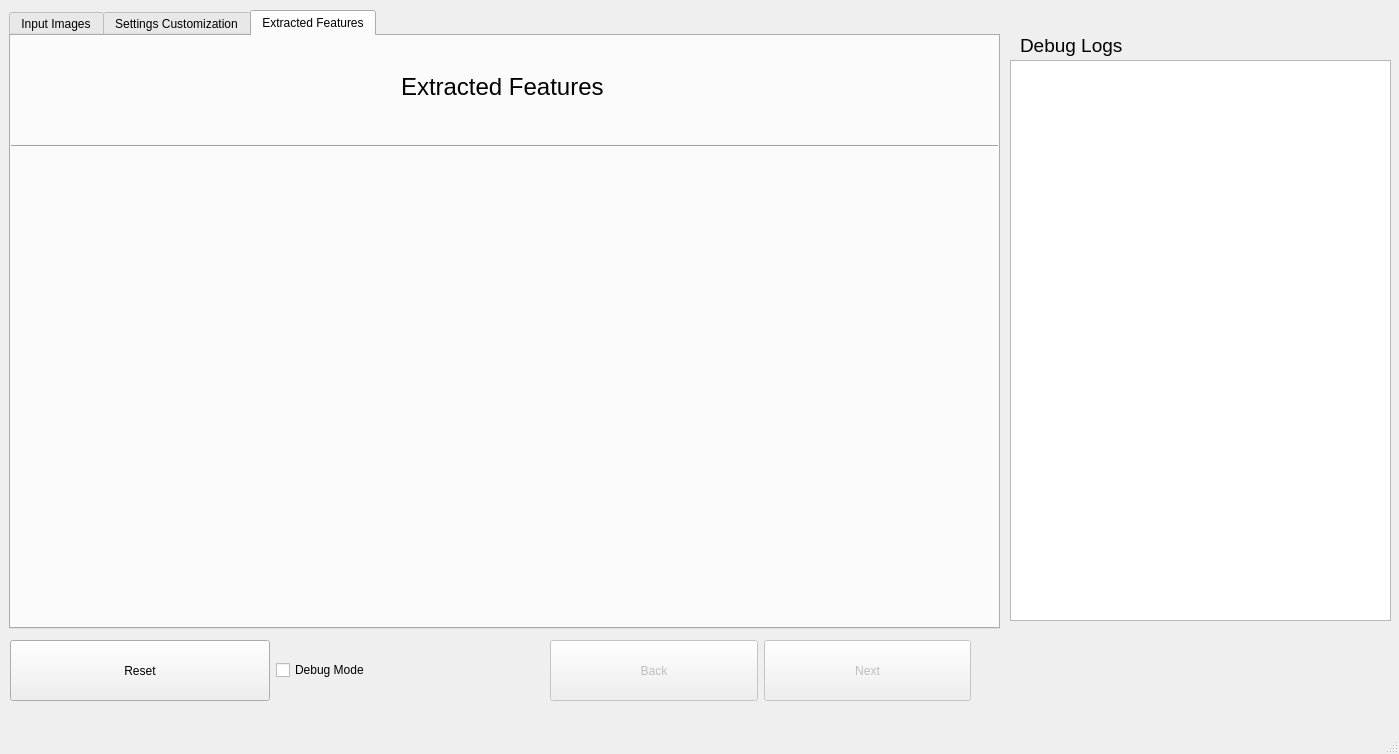
<?xml version="1.0" encoding="UTF-8"?>
<ui version="4.0">
 <class>MainWindow</class>
 <widget class="QMainWindow" name="MainWindow">
  <property name="geometry">
   <rect>
    <x>0</x>
    <y>0</y>
    <width>1399</width>
    <height>754</height>
   </rect>
  </property>
  <property name="minimumSize">
   <size>
    <width>1010</width>
    <height>754</height>
   </size>
  </property>
  <property name="maximumSize">
   <size>
    <width>1920</width>
    <height>1980</height>
   </size>
  </property>
  <property name="windowTitle">
   <string>MainWindow</string>
  </property>
  <property name="autoFillBackground">
   <bool>false</bool>
  </property>
  <widget class="QWidget" name="centralwidget">
   <property name="minimumSize">
    <size>
     <width>800</width>
     <height>600</height>
    </size>
   </property>
   <property name="maximumSize">
    <size>
     <width>1920</width>
     <height>1080</height>
    </size>
   </property>
   <widget class="QTabWidget" name="tabWidget">
    <property name="enabled">
     <bool>true</bool>
    </property>
    <property name="geometry">
     <rect>
      <x>9</x>
      <y>10</y>
      <width>991</width>
      <height>619</height>
     </rect>
    </property>
    <property name="minimumSize">
     <size>
      <width>800</width>
      <height>600</height>
     </size>
    </property>
    <property name="maximumSize">
     <size>
      <width>1920</width>
      <height>1080</height>
     </size>
    </property>
    <property name="cursor">
     <cursorShape>ArrowCursor</cursorShape>
    </property>
    <property name="autoFillBackground">
     <bool>false</bool>
    </property>
    <property name="currentIndex">
     <number>2</number>
    </property>
    <property name="documentMode">
     <bool>false</bool>
    </property>
    <property name="tabsClosable">
     <bool>false</bool>
    </property>
    <property name="tabBarAutoHide">
     <bool>false</bool>
    </property>
    <widget class="QWidget" name="input_tab">
     <property name="enabled">
      <bool>true</bool>
     </property>
     <property name="contextMenuPolicy">
      <enum>Qt::ActionsContextMenu</enum>
     </property>
     <attribute name="title">
      <string>Input Images</string>
     </attribute>
     <widget class="QWidget" name="horizontalLayoutWidget">
      <property name="geometry">
       <rect>
        <x>20</x>
        <y>160</y>
        <width>951</width>
        <height>81</height>
       </rect>
      </property>
      <layout class="QHBoxLayout" name="horizontalLayout">
       <item>
        <widget class="QLabel" name="label">
         <property name="font">
          <font>
           <pointsize>12</pointsize>
          </font>
         </property>
         <property name="text">
          <string>Do you want to process a single image or a batch of image? </string>
         </property>
        </widget>
       </item>
       <item>
        <spacer name="horizontalSpacer">
         <property name="orientation">
          <enum>Qt::Horizontal</enum>
         </property>
         <property name="sizeHint" stdset="0">
          <size>
           <width>40</width>
           <height>20</height>
          </size>
         </property>
        </spacer>
       </item>
       <item>
        <widget class="QRadioButton" name="single_image_radio">
         <property name="enabled">
          <bool>true</bool>
         </property>
         <property name="font">
          <font>
           <pointsize>9</pointsize>
          </font>
         </property>
         <property name="text">
          <string>Single Image</string>
         </property>
         <property name="checkable">
          <bool>true</bool>
         </property>
         <property name="autoRepeat">
          <bool>false</bool>
         </property>
        </widget>
       </item>
       <item>
        <widget class="QRadioButton" name="batch_images_radio">
         <property name="font">
          <font>
           <pointsize>9</pointsize>
          </font>
         </property>
         <property name="text">
          <string>Batch of images</string>
         </property>
         <property name="checked">
          <bool>false</bool>
         </property>
        </widget>
       </item>
      </layout>
     </widget>
     <widget class="QLabel" name="label_2">
      <property name="geometry">
       <rect>
        <x>230</x>
        <y>10</y>
        <width>651</width>
        <height>81</height>
       </rect>
      </property>
      <property name="font">
       <font>
        <pointsize>18</pointsize>
       </font>
      </property>
      <property name="text">
       <string> Please provide some image(s) and ROI(s) </string>
      </property>
     </widget>
     <widget class="Line" name="line">
      <property name="geometry">
       <rect>
        <x>-230</x>
        <y>100</y>
        <width>2281</width>
        <height>20</height>
       </rect>
      </property>
      <property name="orientation">
       <enum>Qt::Horizontal</enum>
      </property>
     </widget>
     <widget class="QWidget" name="verticalLayoutWidget_2">
      <property name="geometry">
       <rect>
        <x>20</x>
        <y>300</y>
        <width>871</width>
        <height>81</height>
       </rect>
      </property>
      <layout class="QVBoxLayout" name="verticalLayout_3">
       <item>
        <layout class="QHBoxLayout" name="horizontalLayout_2">
         <item>
          <widget class="QLabel" name="label_3">
           <property name="minimumSize">
            <size>
             <width>100</width>
             <height>0</height>
            </size>
           </property>
           <property name="font">
            <font>
             <pointsize>12</pointsize>
            </font>
           </property>
           <property name="text">
            <string>Select image </string>
           </property>
          </widget>
         </item>
         <item>
          <spacer name="horizontalSpacer_2">
           <property name="orientation">
            <enum>Qt::Horizontal</enum>
           </property>
           <property name="sizeType">
            <enum>QSizePolicy::Minimum</enum>
           </property>
           <property name="sizeHint" stdset="0">
            <size>
             <width>40</width>
             <height>20</height>
            </size>
           </property>
          </spacer>
         </item>
         <item>
          <widget class="QPushButton" name="upload_image_btn">
           <property name="enabled">
            <bool>false</bool>
           </property>
           <property name="text">
            <string>Upload image</string>
           </property>
          </widget>
         </item>
        </layout>
       </item>
       <item>
        <widget class="QLabel" name="label_image_path">
         <property name="sizePolicy">
          <sizepolicy hsizetype="Preferred" vsizetype="Preferred">
           <horstretch>0</horstretch>
           <verstretch>0</verstretch>
          </sizepolicy>
         </property>
         <property name="maximumSize">
          <size>
           <width>16777215</width>
           <height>13777215</height>
          </size>
         </property>
         <property name="text">
          <string/>
         </property>
         <property name="alignment">
          <set>Qt::AlignRight|Qt::AlignTrailing|Qt::AlignVCenter</set>
         </property>
        </widget>
       </item>
      </layout>
     </widget>
     <widget class="QWidget" name="verticalLayoutWidget_3">
      <property name="geometry">
       <rect>
        <x>20</x>
        <y>400</y>
        <width>871</width>
        <height>81</height>
       </rect>
      </property>
      <layout class="QVBoxLayout" name="verticalLayout_4">
       <item>
        <layout class="QHBoxLayout" name="horizontalLayout_3">
         <item>
          <widget class="QLabel" name="label_4">
           <property name="font">
            <font>
             <pointsize>12</pointsize>
            </font>
           </property>
           <property name="text">
            <string>Select ROI </string>
           </property>
          </widget>
         </item>
         <item>
          <spacer name="horizontalSpacer_3">
           <property name="orientation">
            <enum>Qt::Horizontal</enum>
           </property>
           <property name="sizeType">
            <enum>QSizePolicy::Minimum</enum>
           </property>
           <property name="sizeHint" stdset="0">
            <size>
             <width>40</width>
             <height>20</height>
            </size>
           </property>
          </spacer>
         </item>
         <item>
          <widget class="QPushButton" name="upload_ROI_btn">
           <property name="enabled">
            <bool>false</bool>
           </property>
           <property name="text">
            <string>Upload ROI</string>
           </property>
          </widget>
         </item>
        </layout>
       </item>
       <item>
        <widget class="QLabel" name="label_ROI_path">
         <property name="sizePolicy">
          <sizepolicy hsizetype="Preferred" vsizetype="Preferred">
           <horstretch>0</horstretch>
           <verstretch>0</verstretch>
          </sizepolicy>
         </property>
         <property name="maximumSize">
          <size>
           <width>16777215</width>
           <height>13777215</height>
          </size>
         </property>
         <property name="text">
          <string/>
         </property>
         <property name="alignment">
          <set>Qt::AlignRight|Qt::AlignTrailing|Qt::AlignVCenter</set>
         </property>
        </widget>
       </item>
      </layout>
     </widget>
     <widget class="QWidget" name="verticalLayoutWidget_4">
      <property name="geometry">
       <rect>
        <x>20</x>
        <y>500</y>
        <width>871</width>
        <height>81</height>
       </rect>
      </property>
      <layout class="QVBoxLayout" name="verticalLayout_5">
       <item>
        <layout class="QHBoxLayout" name="horizontalLayout_9">
         <item>
          <layout class="QHBoxLayout" name="horizontalLayout_4">
           <item>
            <widget class="QLabel" name="label_5">
             <property name="font">
              <font>
               <pointsize>12</pointsize>
              </font>
             </property>
             <property name="text">
              <string>Select Batch of Images (csv file)</string>
             </property>
            </widget>
           </item>
           <item>
            <spacer name="horizontalSpacer_4">
             <property name="orientation">
              <enum>Qt::Horizontal</enum>
             </property>
             <property name="sizeType">
              <enum>QSizePolicy::Minimum</enum>
             </property>
             <property name="sizeHint" stdset="0">
              <size>
               <width>40</width>
               <height>20</height>
              </size>
             </property>
            </spacer>
           </item>
           <item>
            <widget class="QPushButton" name="upload_csv_btn">
             <property name="enabled">
              <bool>false</bool>
             </property>
             <property name="text">
              <string>Upload batch file</string>
             </property>
             <property name="flat">
              <bool>false</bool>
             </property>
            </widget>
           </item>
          </layout>
         </item>
        </layout>
       </item>
       <item>
        <widget class="QLabel" name="label_csv_path">
         <property name="sizePolicy">
          <sizepolicy hsizetype="Preferred" vsizetype="Preferred">
           <horstretch>0</horstretch>
           <verstretch>0</verstretch>
          </sizepolicy>
         </property>
         <property name="maximumSize">
          <size>
           <width>16777215</width>
           <height>13777215</height>
          </size>
         </property>
         <property name="text">
          <string/>
         </property>
         <property name="alignment">
          <set>Qt::AlignRight|Qt::AlignTrailing|Qt::AlignVCenter</set>
         </property>
        </widget>
       </item>
      </layout>
     </widget>
    </widget>
    <widget class="QWidget" name="settings_tab">
     <property name="enabled">
      <bool>true</bool>
     </property>
     <property name="cursor">
      <cursorShape>ArrowCursor</cursorShape>
     </property>
     <property name="mouseTracking">
      <bool>false</bool>
     </property>
     <property name="tabletTracking">
      <bool>false</bool>
     </property>
     <attribute name="title">
      <string>Settings Customization</string>
     </attribute>
     <widget class="QLabel" name="label_6">
      <property name="geometry">
       <rect>
        <x>290</x>
        <y>10</y>
        <width>501</width>
        <height>81</height>
       </rect>
      </property>
      <property name="font">
       <font>
        <pointsize>18</pointsize>
       </font>
      </property>
      <property name="text">
       <string>Modify settings before extraction</string>
      </property>
     </widget>
     <widget class="Line" name="line_2">
      <property name="geometry">
       <rect>
        <x>-230</x>
        <y>100</y>
        <width>2281</width>
        <height>20</height>
       </rect>
      </property>
      <property name="orientation">
       <enum>Qt::Horizontal</enum>
      </property>
     </widget>
     <widget class="QGroupBox" name="groupBox">
      <property name="geometry">
       <rect>
        <x>30</x>
        <y>130</y>
        <width>221</width>
        <height>431</height>
       </rect>
      </property>
      <property name="title">
       <string>Select Features</string>
      </property>
      <widget class="QWidget" name="verticalLayoutWidget">
       <property name="geometry">
        <rect>
         <x>10</x>
         <y>30</y>
         <width>201</width>
         <height>391</height>
        </rect>
       </property>
       <layout class="QVBoxLayout" name="verticalLayout">
        <item>
         <widget class="QCheckBox" name="checkbox_first_order">
          <property name="text">
           <string>first order</string>
          </property>
         </widget>
        </item>
        <item>
         <widget class="QCheckBox" name="checkbox_glcm">
          <property name="text">
           <string>glcm</string>
          </property>
         </widget>
        </item>
        <item>
         <widget class="QCheckBox" name="checkbox_gldm">
          <property name="text">
           <string>gldm</string>
          </property>
         </widget>
        </item>
        <item>
         <widget class="QCheckBox" name="checkbox_glrlm">
          <property name="text">
           <string>glrlm</string>
          </property>
         </widget>
        </item>
        <item>
         <widget class="QCheckBox" name="checkbox_glszm">
          <property name="text">
           <string>glszm</string>
          </property>
         </widget>
        </item>
        <item>
         <widget class="QCheckBox" name="checkbox_ngtdm">
          <property name="text">
           <string>ngtdm</string>
          </property>
         </widget>
        </item>
        <item>
         <widget class="QCheckBox" name="checkbox_shape">
          <property name="text">
           <string>shape</string>
          </property>
         </widget>
        </item>
        <item>
         <widget class="QCheckBox" name="checkbox_shape_2D">
          <property name="text">
           <string>shape2D</string>
          </property>
         </widget>
        </item>
        <item>
         <widget class="QPushButton" name="select_all_none_btn">
          <property name="text">
           <string>Select All</string>
          </property>
         </widget>
        </item>
       </layout>
      </widget>
     </widget>
     <widget class="QGroupBox" name="groupBox_2">
      <property name="enabled">
       <bool>false</bool>
      </property>
      <property name="geometry">
       <rect>
        <x>280</x>
        <y>130</y>
        <width>661</width>
        <height>151</height>
       </rect>
      </property>
      <property name="title">
       <string>Resampling and Filtering</string>
      </property>
      <widget class="QWidget" name="horizontalLayoutWidget_6">
       <property name="geometry">
        <rect>
         <x>10</x>
         <y>30</y>
         <width>641</width>
         <height>51</height>
        </rect>
       </property>
       <layout class="QHBoxLayout" name="horizontalLayout_6">
        <item>
         <widget class="QLabel" name="label_7">
          <property name="text">
           <string>Resampled voxel size</string>
          </property>
         </widget>
        </item>
        <item>
         <spacer name="horizontalSpacer_5">
          <property name="orientation">
           <enum>Qt::Horizontal</enum>
          </property>
          <property name="sizeHint" stdset="0">
           <size>
            <width>40</width>
            <height>20</height>
           </size>
          </property>
         </spacer>
        </item>
        <item>
         <widget class="QSpinBox" name="spinBox"/>
        </item>
       </layout>
      </widget>
      <widget class="QWidget" name="horizontalLayoutWidget_7">
       <property name="geometry">
        <rect>
         <x>10</x>
         <y>90</y>
         <width>641</width>
         <height>51</height>
        </rect>
       </property>
       <layout class="QHBoxLayout" name="horizontalLayout_7">
        <item>
         <widget class="QLabel" name="label_8">
          <property name="text">
           <string>Log kernel sizes</string>
          </property>
         </widget>
        </item>
        <item>
         <spacer name="horizontalSpacer_6">
          <property name="orientation">
           <enum>Qt::Horizontal</enum>
          </property>
          <property name="sizeHint" stdset="0">
           <size>
            <width>40</width>
            <height>20</height>
           </size>
          </property>
         </spacer>
        </item>
        <item>
         <widget class="QSpinBox" name="spinBox_2"/>
        </item>
       </layout>
      </widget>
     </widget>
    </widget>
    <widget class="QWidget" name="features_tab">
     <attribute name="title">
      <string>Extracted Features</string>
     </attribute>
     <widget class="QLabel" name="label_9">
      <property name="geometry">
       <rect>
        <x>390</x>
        <y>10</y>
        <width>251</width>
        <height>81</height>
       </rect>
      </property>
      <property name="font">
       <font>
        <pointsize>18</pointsize>
       </font>
      </property>
      <property name="text">
       <string>Extracted Features</string>
      </property>
     </widget>
     <widget class="Line" name="line_5">
      <property name="geometry">
       <rect>
        <x>-230</x>
        <y>100</y>
        <width>2281</width>
        <height>20</height>
       </rect>
      </property>
      <property name="orientation">
       <enum>Qt::Horizontal</enum>
      </property>
     </widget>
    </widget>
   </widget>
   <widget class="QWidget" name="horizontalLayoutWidget_5">
    <property name="geometry">
     <rect>
      <x>550</x>
      <y>640</y>
      <width>421</width>
      <height>61</height>
     </rect>
    </property>
    <layout class="QHBoxLayout" name="horizontalLayout_5">
     <item>
      <widget class="QPushButton" name="back_btn">
       <property name="enabled">
        <bool>false</bool>
       </property>
       <property name="sizePolicy">
        <sizepolicy hsizetype="Minimum" vsizetype="Preferred">
         <horstretch>0</horstretch>
         <verstretch>0</verstretch>
        </sizepolicy>
       </property>
       <property name="text">
        <string>Back</string>
       </property>
      </widget>
     </item>
     <item>
      <widget class="QPushButton" name="next_btn">
       <property name="enabled">
        <bool>false</bool>
       </property>
       <property name="sizePolicy">
        <sizepolicy hsizetype="Minimum" vsizetype="Preferred">
         <horstretch>0</horstretch>
         <verstretch>0</verstretch>
        </sizepolicy>
       </property>
       <property name="autoFillBackground">
        <bool>false</bool>
       </property>
       <property name="text">
        <string>Next</string>
       </property>
       <property name="autoRepeat">
        <bool>false</bool>
       </property>
      </widget>
     </item>
    </layout>
   </widget>
   <widget class="QWidget" name="horizontalLayoutWidget_8">
    <property name="geometry">
     <rect>
      <x>10</x>
      <y>640</y>
      <width>411</width>
      <height>61</height>
     </rect>
    </property>
    <layout class="QHBoxLayout" name="horizontalLayout_8">
     <item>
      <widget class="QPushButton" name="reset_btn">
       <property name="enabled">
        <bool>true</bool>
       </property>
       <property name="sizePolicy">
        <sizepolicy hsizetype="Expanding" vsizetype="Preferred">
         <horstretch>0</horstretch>
         <verstretch>0</verstretch>
        </sizepolicy>
       </property>
       <property name="maximumSize">
        <size>
         <width>260</width>
         <height>16777215</height>
        </size>
       </property>
       <property name="text">
        <string>Reset</string>
       </property>
      </widget>
     </item>
     <item>
      <widget class="QCheckBox" name="debug_mode_checkbox">
       <property name="text">
        <string>Debug Mode</string>
       </property>
       <property name="checked">
        <bool>false</bool>
       </property>
       <property name="tristate">
        <bool>false</bool>
       </property>
      </widget>
     </item>
    </layout>
   </widget>
   <widget class="QLabel" name="log_label">
    <property name="geometry">
     <rect>
      <x>1020</x>
      <y>35</y>
      <width>371</width>
      <height>21</height>
     </rect>
    </property>
    <property name="font">
     <font>
      <pointsize>14</pointsize>
     </font>
    </property>
    <property name="text">
     <string>Debug Logs</string>
    </property>
   </widget>
   <widget class="QTextEdit" name="log_text_edit">
    <property name="geometry">
     <rect>
      <x>1010</x>
      <y>60</y>
      <width>381</width>
      <height>561</height>
     </rect>
    </property>
   </widget>
  </widget>
  <widget class="QMenuBar" name="menubar">
   <property name="geometry">
    <rect>
     <x>0</x>
     <y>0</y>
     <width>1399</width>
     <height>20</height>
    </rect>
   </property>
  </widget>
  <widget class="QStatusBar" name="statusbar">
   <property name="enabled">
    <bool>true</bool>
   </property>
  </widget>
 </widget>
 <resources/>
 <connections/>
</ui>
